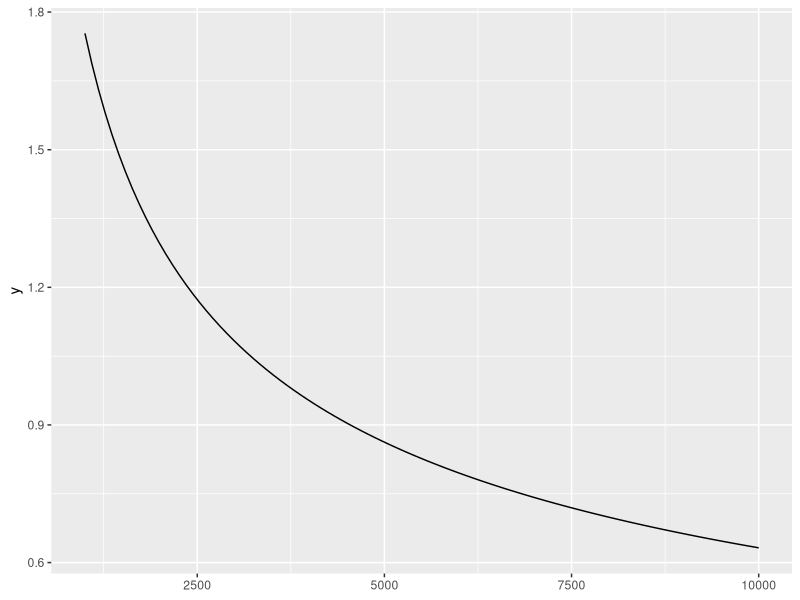
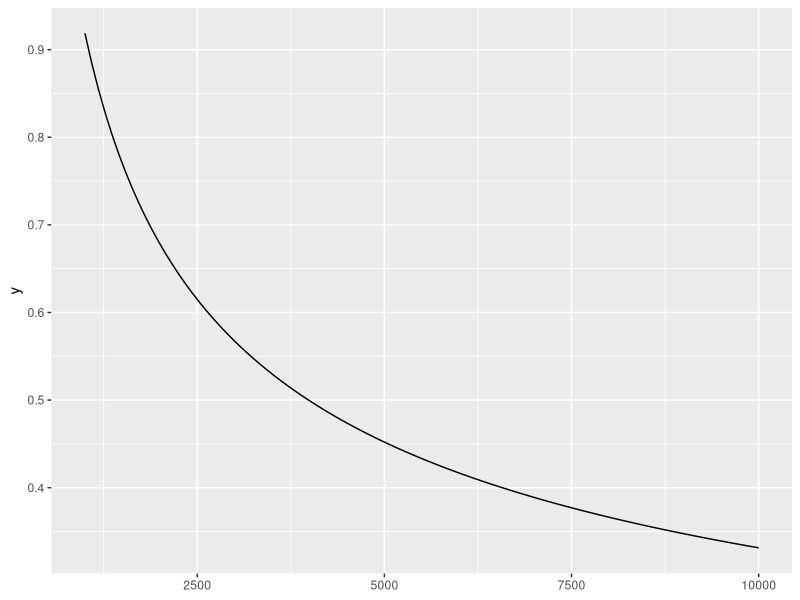
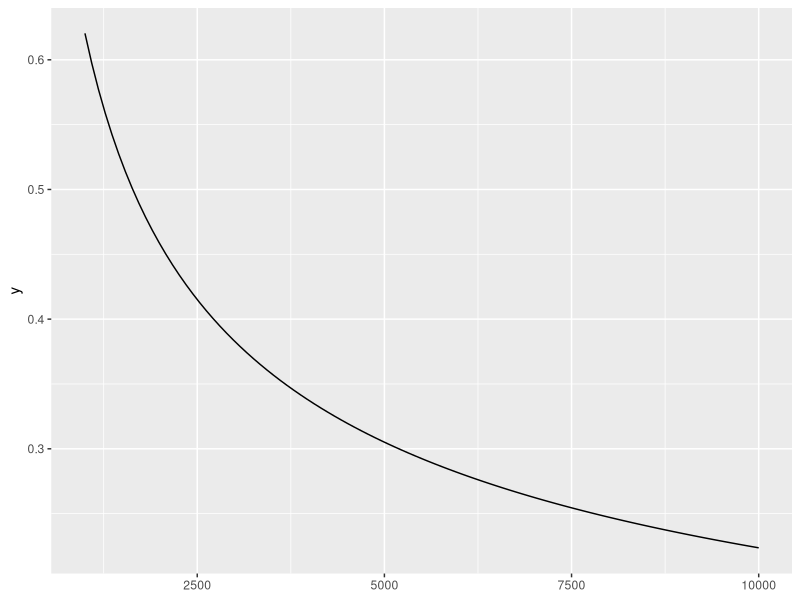
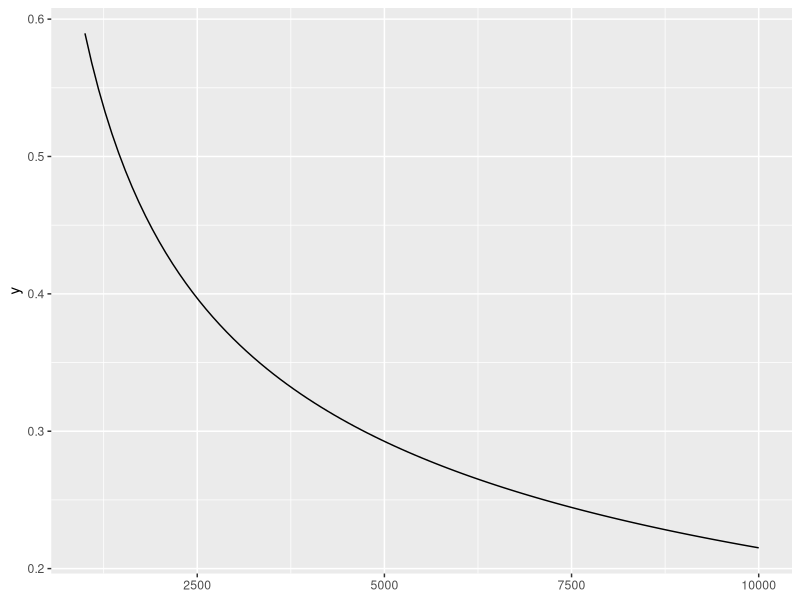
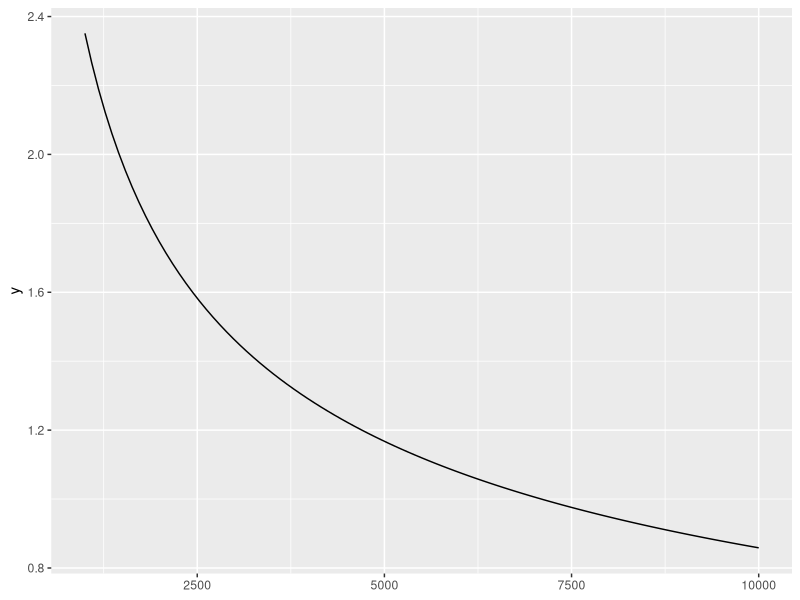
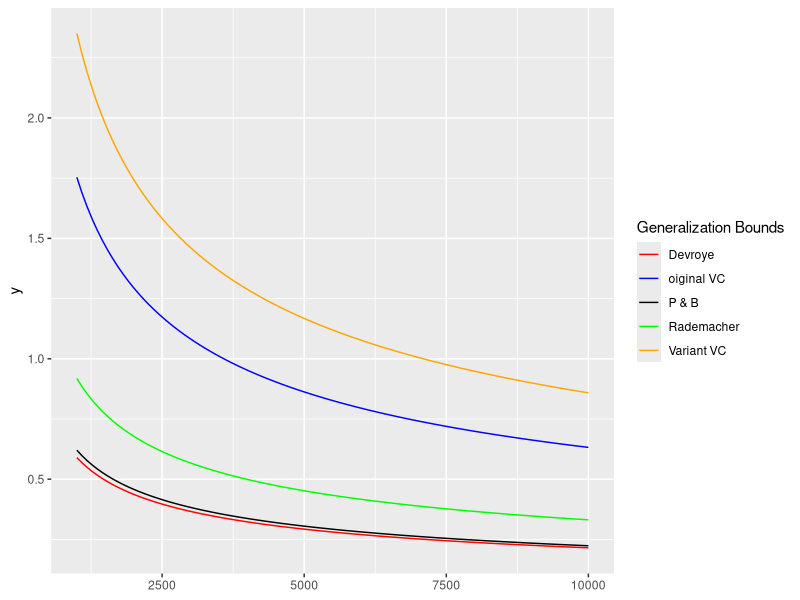

The R script that drew these images, in order:
# plot different generalization bounds 
# set ggplot canvas
library(ggplot2)
p <- ggplot(data = data.frame(x = 0))

# plot VC bound
ovc <- function(x){
    sqrt(8/x*(log(80)+50*log(2*x)))
}
p + stat_function(fun = ovc, geom = "line") + xlim(1000, 10000)

# plot Rademacher Penalty Bound
rpb <- function(x){
    sqrt(2/x*(log(2) + 51*log(x))) + sqrt(2/x*log(20)) + 1/x
}
p + stat_function(fun = rpb, geom = "line") + xlim(1000, 10000)

# plot Parrondo and Van den Broek 
pvdb <- function(x){
    sqrt(1/x*(2*.05 + log(120) + 50*log(2*x)))
}
p + stat_function(fun = pvdb, geom = "line") + xlim(1000, 10000)

# plot Devroye
devr <- function(x){
    sqrt(1/(2*x)*(4*.05*1.05 + log(80) + 100*log(x)))
}
p + stat_function(fun = devr, geom = "line") + xlim(1000, 10000)

# plot variant VC bound
vvc <- function(x){
    sqrt(16/x*(log(2/sqrt(3)) + 50*log(x)))
}
p + stat_function(fun = vvc, geom = "line") + xlim(1000, 10000)

# in one plot
p + stat_function(fun = devr, geom = "line", aes(color = "Devroye")) +
    stat_function(fun = pvdb, geom = "line", aes(color = "P & B")) +
    stat_function(fun = vvc, geom = "line", aes(color = "Variant VC"))+
    stat_function(fun = rpb, geom = "line", aes(color = "Rademacher"))+ 
    stat_function(fun = ovc, geom = "line", aes(color = "oiginal VC"))+
    scale_color_manual("Generalization Bounds", 
                       values =c("red","blue", "black", "green", "orange"))+
    xlim(1000, 10000)